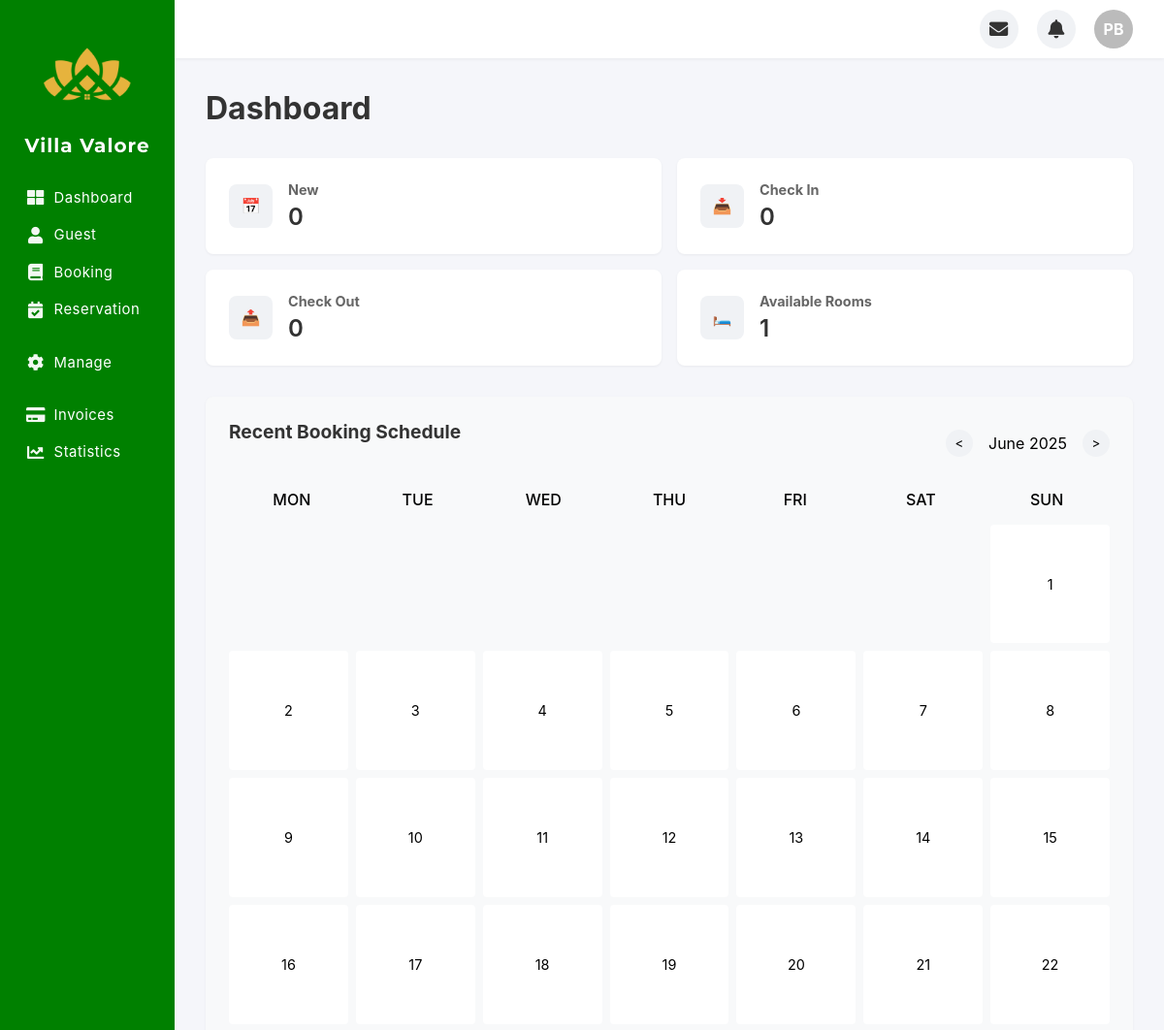
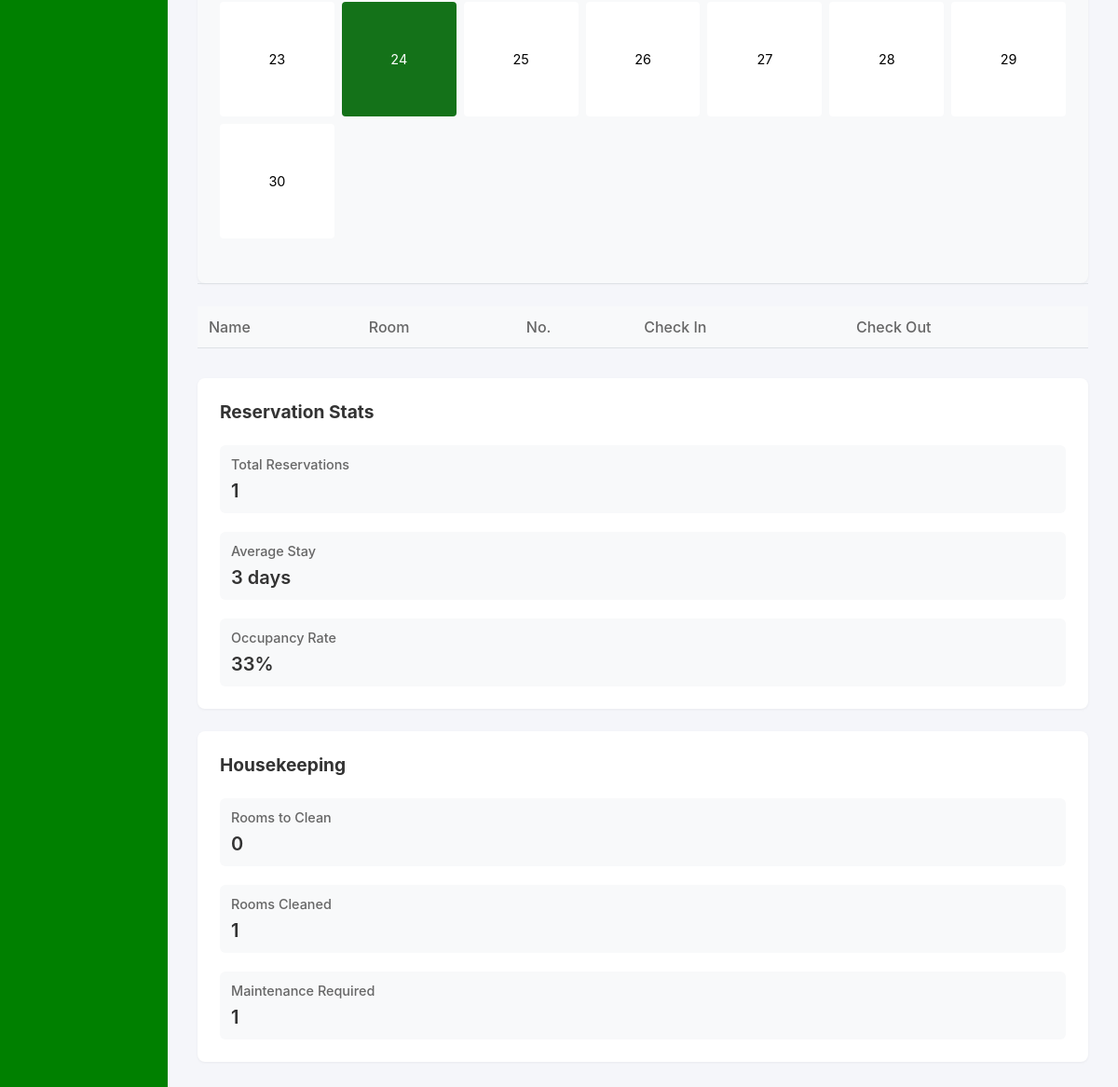
Page /admin/index.php on the earlier database version (2 pictures, top to bottom).
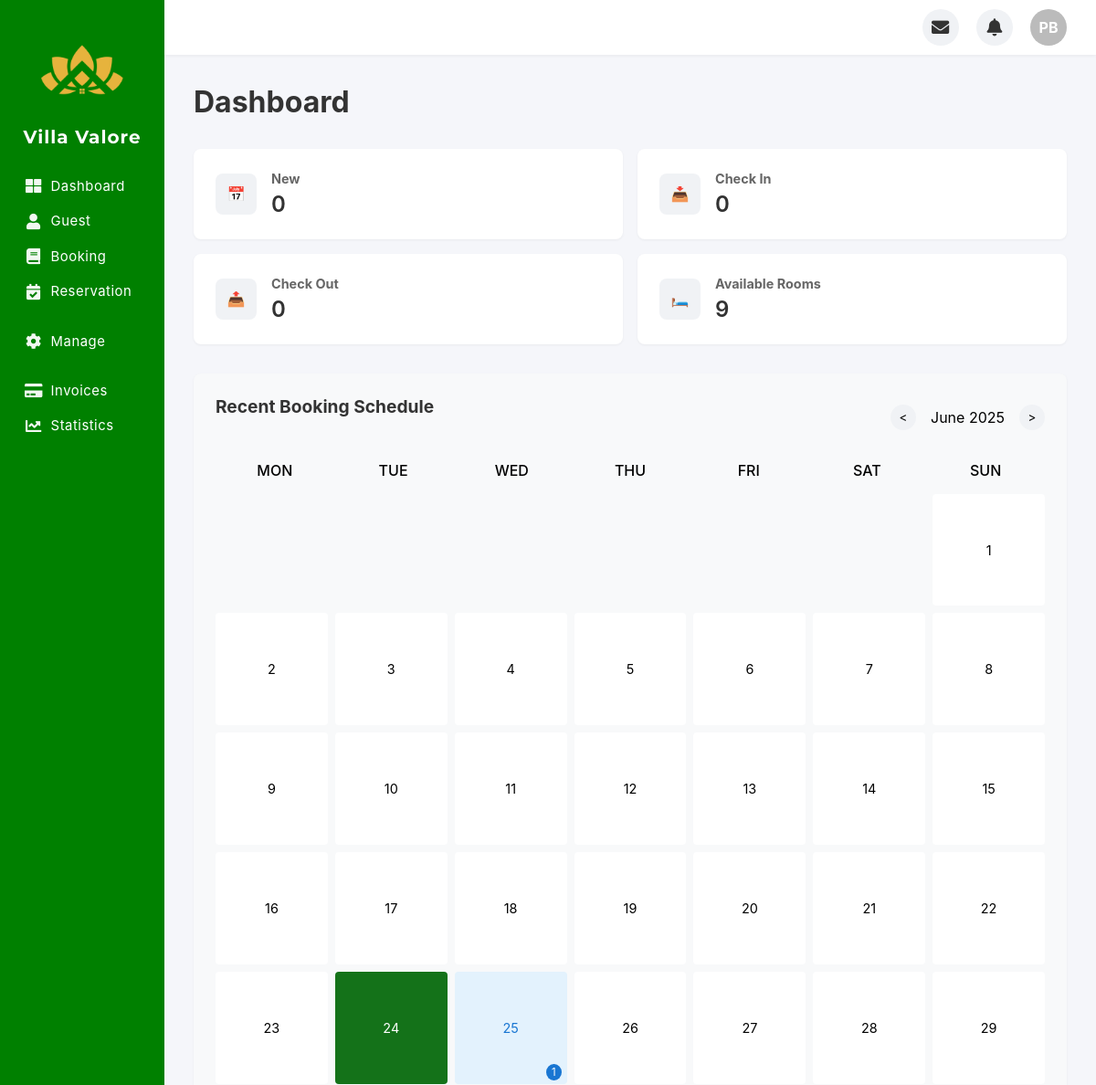
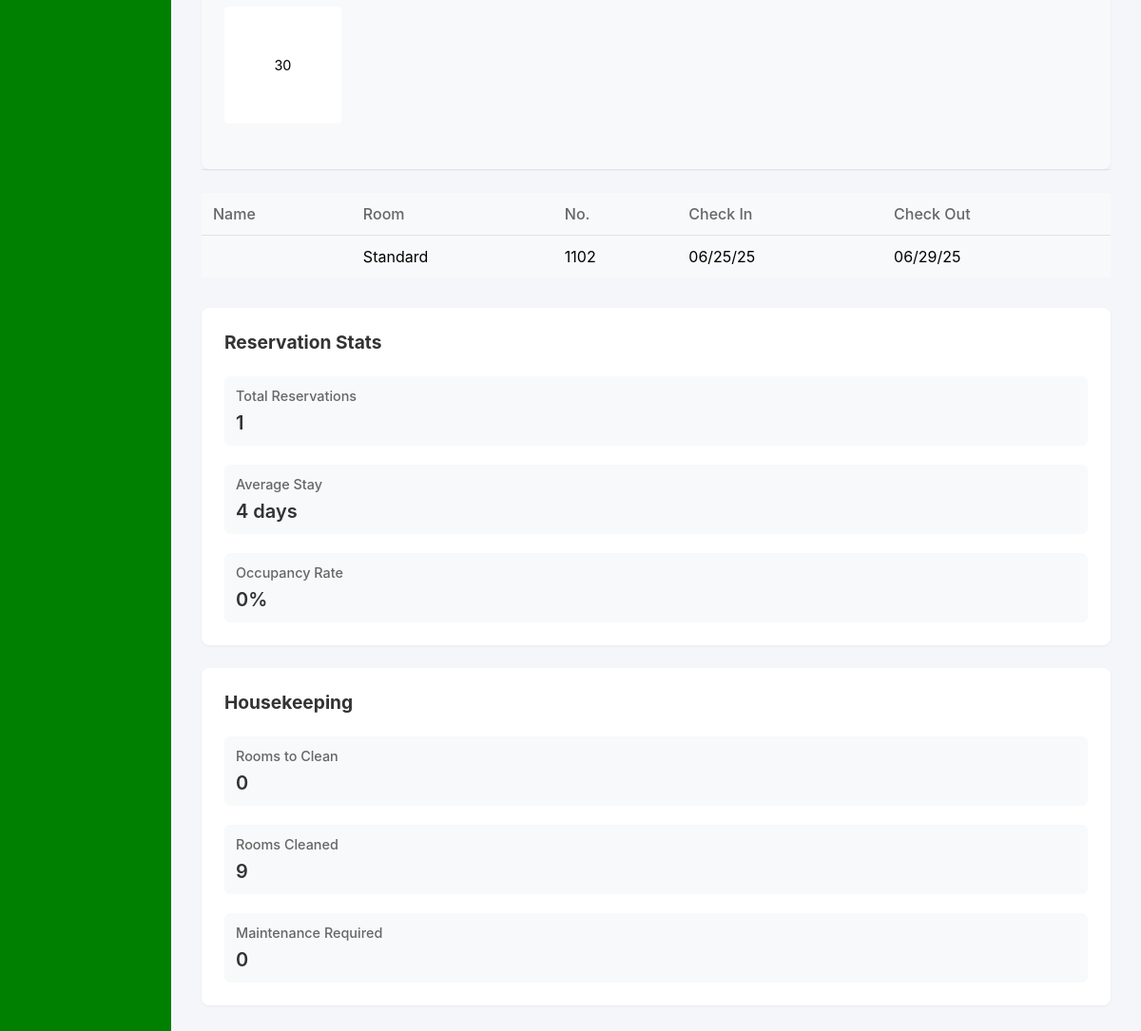
Same page on the later database version (2 pictures, top to bottom).
### tables this page shows
CREATE TABLE `booking` (
  `BookingID` int(11) NOT NULL,
  `StudentID` int(11) NOT NULL,
  `RoomNumber` int(11) NOT NULL,
  `RoomType` enum('Standard','Deluxe','Suite','') NOT NULL,
  `BookingStatus` enum('Pending','Confirmed','Cancelled','Completed') NOT NULL,
  `RoomStatus` enum('Available','Booked','Reserved','Maintenance','Cleaning') NOT NULL,
  `Notes` text NOT NULL,
  `CheckInDate` date NOT NULL,
  `CheckOutDate` date NOT NULL,
  `BookingDate` date NOT NULL,
  `Price` decimal(10,0) NOT NULL
);

CREATE TABLE `room` (
  `RoomID` varchar(11) NOT NULL,
  `RoomNumber` int(11) NOT NULL,
  `RoomName` text NOT NULL,
  `RoomType` enum('Standard','Deluxe','Suite','') NOT NULL,
  `RoomPerHour` int(11) NOT NULL,
  `RoomStatus` enum('Available','Occupied','Maintenance','Cleaning') NOT NULL,
  `Capacity` varchar(255) NOT NULL
);

### admin/index.php (the view, shortened to what the changed rows need)
<?php include 'connections.php';
function getStats() {
    global $conn;
    $stats = [
        'new_bookings' => 0,
        'available_rooms' => 0,
        'check_ins' => 0,
        'check_outs' => 0,
        'total_reservations' => 0,
        'average_stay' => 0,
        'occupancy_rate' => 0,
        'rooms_to_clean' => 0,
        'rooms_cleaned' => 0,
        'maintenance_required' => 0
    ];
    $query = "SELECT COUNT(*) as count FROM booking WHERE BookingDate >= DATE_SUB(NOW(), INTERVAL 24 HOUR)";
    $result = $conn->query($query);
    if ($result && $row = $result->fetch_assoc()) {
        $stats['new_bookings'] = $row['count'];
    }
    $query = "SELECT COUNT(*) as count FROM room WHERE RoomStatus = 'Available'";
    $result = $conn->query($query);
    if ($result && $row = $result->fetch_assoc()) {
        $stats['available_rooms'] = $row['count'];
    }
    $query = "SELECT COUNT(*) as count FROM booking WHERE DATE(CheckInDate) = CURDATE() AND BookingStatus = 'Confirmed'";
    $result = $conn->query($query);
    if ($result && $row = $result->fetch_assoc()) {
        $stats['check_ins'] = $row['count'];
    }
    $query = "SELECT COUNT(*) as count FROM booking WHERE DATE(CheckOutDate) = CURDATE()";
    $result = $conn->query($query);
    if ($result && $row = $result->fetch_assoc()) {
        $stats['check_outs'] = $row['count'];
    }
    $query = "SELECT COUNT(*) as count FROM booking WHERE BookingStatus != 'Cancelled'";
    $result = $conn->query($query);
    if ($result && $row = $result->fetch_assoc()) {
        $stats['total_reservations'] = $row['count'];
    }
    $query = "SELECT AVG(TIMESTAMPDIFF(DAY, CheckInDate, CheckOutDate)) as avg_stay
              FROM booking
              WHERE BookingStatus != 'Cancelled' AND CheckOutDate > CheckInDate";
    $result = $conn->query($query);
    if ($result && $row = $result->fetch_assoc()) {
        $stats['average_stay'] = round($row['avg_stay'], 1);
    }
    $query = "SELECT
                (SELECT COUNT(*) FROM room WHERE RoomStatus = 'Occupied') as occupied,
                (SELECT COUNT(*) FROM room) as total";
    $result = $conn->query($query);
    if ($result && $row = $result->fetch_assoc()) {
        $stats['occupancy_rate'] = $row['total'] > 0
            ? round(($row['occupied'] / $row['total']) * 100)
            : 0;
    }
    $query = "SELECT
                SUM(CASE WHEN RoomStatus = 'Cleaning' THEN 1 ELSE 0 END) as to_clean,
                SUM(CASE WHEN RoomStatus = 'Available' THEN 1 ELSE 0 END) as cleaned,
                SUM(CASE WHEN RoomStatus = 'Maintenance' THEN 1 ELSE 0 END) as maintenance
              FROM room";
    $result = $conn->query($query);
    if ($result && $row = $result->fetch_assoc()) {
        $stats['rooms_to_clean'] = $row['to_clean'];
        $stats['rooms_cleaned'] = $row['cleaned'];
        $stats['maintenance_required'] = $row['maintenance'];
    }
    return $stats;
}
function getBookingSchedule($year, $month) {
    global $conn;
    $bookings = [];
    $query = "SELECT
                DAY(CheckInDate) as day,
                COUNT(*) as booking_count
              FROM booking
              WHERE YEAR(CheckInDate) = ?
              AND MONTH(CheckInDate) = ?
              AND BookingStatus != 'Cancelled'
              GROUP BY DAY(CheckInDate)";
    $stmt = $conn->prepare($query);
    $stmt->bind_param("ii", $year, $month);
    $stmt->execute();
    $result = $stmt->get_result();
    while ($row = $result->fetch_assoc()) {
        $bookings[$row['day']] = $row['booking_count'];
    }
    return $bookings;
}
function getRecentBookings($limit = 5) {
    global $conn;
    $bookings = [];
    $query = "SELECT
                b.BookingID as id,
                CONCAT(s.FirstName, ' ', s.LastName) as guest_name,
                b.CheckInDate as check_in_date,
                b.CheckOutDate as check_out_date,
                b.RoomNumber as room_id,
                b.BookingStatus as status,
                r.RoomNumber as room_number
              FROM booking b
              LEFT JOIN account s ON b.StudentID = s.accountID
              JOIN room r ON b.RoomNumber = r.RoomNumber
              ORDER BY b.BookingDate DESC
              LIMIT ?";
    $stmt = $conn->prepare($query);
    $stmt->bind_param("i", $limit);
    $stmt->execute();
    $result = $stmt->get_result();
    while ($row = $result->fetch_assoc()) {
        $bookings[] = $row;
    }
    return $bookings;
}
$stats = getStats();
$currentYear = date('Y');
$currentMonth = date('n');
$bookingSchedule = getBookingSchedule($currentYear, $currentMonth);
$recentBookings = getRecentBookings(5);
?>
<!DOCTYPE html>
<html lang="en">
<head>
    <link rel="stylesheet" href="https://cdnjs.cloudflare.com/ajax/libs/font-awesome/5.15.4/css/all.min.css">
</head>
<body>
    <div class="layout-container">
        <div class="main-content" id="mainContent">
            <div class="dashboard">
                <h1>Dashboard</h1>
                <div class="stats-cards">
                    <div class="stat-card">
                        <div class="stat-info">
                            <h3>Available Rooms</h3>
                            <p><?php echo $stats['available_rooms']; ?></p>
                        </div>
                    </div>
                </div>
                <div class="content-grid">
                    <div class="left-section">
                        <div class="booking-schedule">
                            <div class="calendar-nav">
                                <h2>Recent Booking Schedule</h2>
                            </div>
                            <div class="calendar-grid">
                                <?php
                                $firstDay = mktime(0, 0, 0, $currentMonth, 1, $currentYear);
                                $daysInMonth = date('t', $firstDay);
                                $startDay = date('N', $firstDay);
                                $currentDate = date('j');
                                for ($i = 1; $i < $startDay; $i++) {
                                    echo '<div class="calendar-day empty"></div>';
                                }
                                for ($day = 1; $day <= $daysInMonth; $day++) {
                                    $classes = ['calendar-day'];
                                    if ($day == $currentDate && $currentMonth == date('n')) {
                                        $classes[] = 'current-day';
                                    }
                                    if (isset($bookingSchedule[$day]) && $bookingSchedule[$day] > 0) {
                                        $classes[] = 'has-bookings';
                                    }
                                    echo '<div class="' . implode(' ', $classes) . '">';
                                    echo (int)$day;
                                    if (isset($bookingSchedule[$day])) {
                                        echo '<span class="booking-count">' . $bookingSchedule[$day] . '</span>';
                                    }
                                    echo '</div>';
                                }
                                ?>
                            </div>
                        </div>
                        <div class="booking-list">
                            <table>
                                <thead>
                                    <tr>
                                        <th>Name</th>
                                        <th>Room</th>
                                        <th>No.</th>
                                        <th>Check In</th>
                                        <th>Check Out</th>
                                    </tr>
                                </thead>
                                <tbody>
                                    <?php foreach ($recentBookings as $booking): ?>
                                    <tr>
                                        <td><?php echo htmlspecialchars($booking['guest_name']); ?></td>
                                        <td><?php echo htmlspecialchars($booking['room_type'] ?? 'Standard'); ?></td>
                                        <td><?php echo htmlspecialchars($booking['room_number']); ?></td>
                                        <td><?php echo date('m/d/y', strtotime($booking['check_in_date'])); ?></td>
                                        <td><?php echo date('m/d/y', strtotime($booking['check_out_date'])); ?></td>
                                    </tr>
                                    <?php endforeach; ?>
                                </tbody>
                            </table>
                        </div>
                    </div>
                    <div class="right-section">
                        <div class="stats-section">
                            <h2>Reservation Stats</h2>
                            <div class="stats-content">
                                <div class="stat-item">
                                    <h4>Average Stay</h4>
                                    <p><?php echo $stats['average_stay']; ?> days</p>
                                </div>
                                <div class="stat-item">
                                    <h4>Occupancy Rate</h4>
                                    <p><?php echo $stats['occupancy_rate']; ?>%</p>
                                </div>
                            </div>
                         </div>
                        <div class="housekeeping">
                            <h2>Housekeeping</h2>
                            <div class="housekeeping-content">
                                <div class="housekeeping-item">
                                    <h4>Rooms Cleaned</h4>
                                    <p><?php echo $stats['rooms_cleaned']; ?></p>
                                </div>
                                <div class="housekeeping-item">
                                    <h4>Maintenance Required</h4>
                                    <p><?php echo $stats['maintenance_required']; ?></p>
                                </div>
                            </div>
                        </div>
                        </div>
                    </div>
                </div>
            </div>
        </div>
</body>
</html>

Differences in the rows shown:
added booking: room_type "Standard", room.RoomNumber "1102", CheckInDate "06/25/25", CheckOutDate "06/29/25"
Other differences:
$stats['available_rooms']: "1" → "9"
$stats['average_stay']: "3" → "4"
$stats['occupancy_rate']: "33" → "0"
$stats['rooms_cleaned']: "1" → "9"
$stats['maintenance_required']: "1" → "0"
new list line: "25 1"
list line gone: "30"
